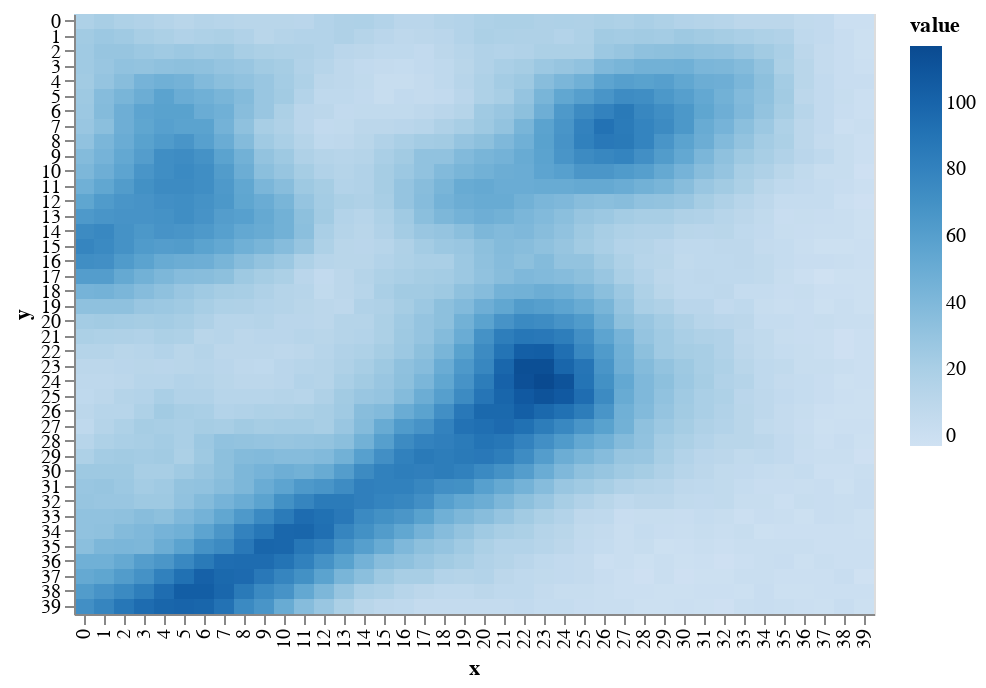

Notebook cell for this chart:
### Code cell
draw.drawRainFall(world.grid_rainfall)

### Figure 1 — Vega-Lite specification as saved in the notebook (floating-point values rounded to 4 significant figures; data arrays with more than 128 entries replaced by an {"elided": "..."} marker saying what was removed)
{"$schema": "https://vega.github.io/schema/vega-lite/v2.6.0.json", "config": {"view": {"height": 300, "width": 400}}, "data": {"name": "data-ed2a68122643ced540b7aba152313d0a"}, "datasets": {"data-ed2a68122643ced540b7aba152313d0a": {"elided": "1600 records"}}, "encoding": {"color": {"field": "value", "scale": {"scheme": "blues"}, "type": "quantitative"}, "x": {"field": "x", "type": "ordinal"}, "y": {"field": "y", "type": "ordinal"}}, "mark": "rect"}
